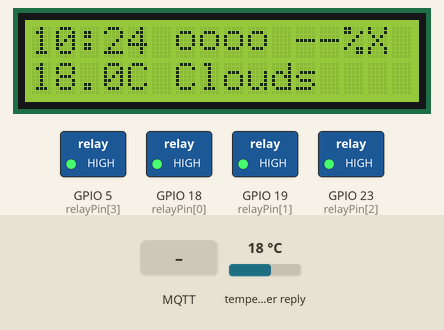
This sketch was run on a simulated ESP32. Parts: 16×2 character LCD, switched loads named in the sketch (green lamp = pin HIGH). Inputs (shaded band) come from the test bench; at power-on: temperature in the weather reply 18 °C. WiFi joins after 1.5 s; servers stay silent unless stated; the local clock reads 2024-03-15 10:24:30 at power-on unless the sketch sets it; random numbers use the default seed unless the sketch sets one; no MQTT or app messages arrive unless stated; web services answer with replies made up by the test bench.

Above: at 3.0 s.
3.1 s: MQTT message "1" arrives on the second subscribed topic
At 3.7 s:
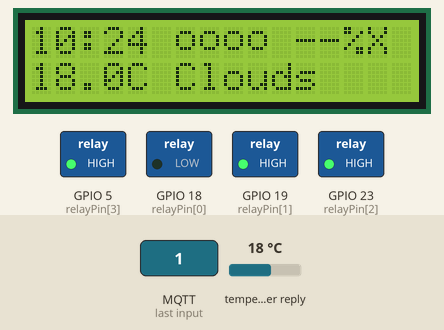
At 4.9 s:
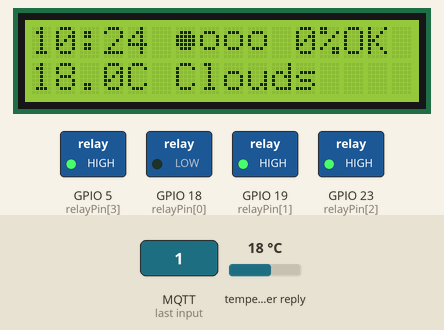
Timing chart, 0 to 6.4 s (numbered marks = the images above; inputs shaded):
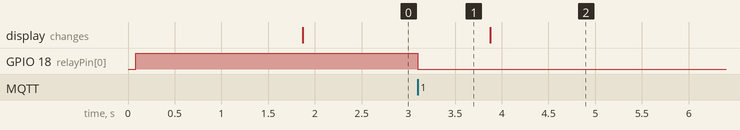

The sketch:

relay-smarthome.ino
```cpp
#include <WiFi.h>
#include <WiFiClientSecure.h>
#include <PubSubClient.h>
#include <Wire.h>
#include <LiquidCrystal_I2C.h>
#include <HTTPClient.h>
#include <ArduinoJson.h>
#include <time.h>

/* ================= WIFI ================= */
const char* ssid = "Your_ssid";
const char* pass = "Your_password";

/* ================= MQTT EMQX ================= */
const char* mqttServer   = "emqxsl.com";
const int   mqttPort     = 8883;//ssl kalo g pake ssl pake 1883
const char* mqttUser     = "username";
const char* mqttPassword = "password";

/* ================= WEATHER ================= */
const char* weatherApi =
"http://api.openweathermap.org/data/2.5/weather?q=City,country&appid=Your_API&units=metric";


/* ================= LCD ================= */
LiquidCrystal_I2C lcd(0x27, 16, 2);

/* ================= CUSTOM ICON ================= */

// Relay ON
byte relayOnChar[8] = {
  0b00000,0b01110,0b11111,0b11111,
  0b11111,0b01110,0b00000,0b00000
};

// Relay OFF
byte relayOffChar[8] = {
  0b00000,0b01110,0b10001,0b10001,
  0b10001,0b01110,0b00000,0b00000
};

// Charging
byte chargeChar[8] = {
  0b00100,0b01100,0b11110,0b01100,
  0b00110,0b00100,0b00000,0b00000
};

/* ================= RELAY PIN (ESP32) ================= */
const uint8_t relayPin[4] = {18, 19, 23, 5};

#define RELAY_ON  LOW
#define RELAY_OFF HIGH

#define BATTERY_ON_LEVEL   50
#define BATTERY_OFF_LEVEL  80

WiFiClientSecure espClient;
PubSubClient mqtt(espClient);

/* ================= STATE ================= */
bool relayState[4] = {0,0,0,0};

float currentTemp = -100.0;
String currentWeather = "Loading";

int serverBattery = -1;
String serverPower = "";

unsigned long lastBatteryUpdate = 0;
bool serverConnected = false;

unsigned long weatherTimer = 0;
unsigned long lcdTimer = 0;

/* ================= RELAY ================= */
void updateRelayGPIO() {
  for (int i = 0; i < 4; i++) {
    digitalWrite(relayPin[i], relayState[i] ? RELAY_ON : RELAY_OFF);
  }
}

/* ================= MQTT CALLBACK ================= */
void mqttCallback(char* topic, byte* payload, unsigned int len) {

  String msg;
  for (unsigned int i = 0; i < len; i++)
    msg += (char)payload[i];

  if (String(topic).startsWith("home/relay/")) {
    int ch = topic[strlen(topic)-1] - '1';
    if (ch == 0) return;
    if (ch >= 1 && ch < 4) {
      relayState[ch] = msg == "1";
      updateRelayGPIO();
    }
    return;
  }

  if (String(topic) == "server/battery") {
    DynamicJsonDocument doc(256);
    if (!deserializeJson(doc, msg)) {
      serverBattery = doc["capacity"];
      serverPower   = doc["status"].as<String>();
      lastBatteryUpdate = millis();
      serverConnected = true;
    }
  }
}

/* ================= SERVER TIMEOUT ================= */
void checkServerConnection() {
  if (millis() - lastBatteryUpdate > 120000) {
    serverConnected = false;
  }
}

/* ================= BATTERY CONTROL ================= */
void controlRelayByBattery() {
  if (serverBattery < 0) return;

  if (serverBattery <= BATTERY_ON_LEVEL && !relayState[0]) {
    relayState[0] = true;
    updateRelayGPIO();
  }

  if (serverBattery >= BATTERY_OFF_LEVEL && relayState[0]) {
    relayState[0] = false;
    updateRelayGPIO();
  }
}

/* ================= WEATHER ================= */
void updateWeather() {

  if (millis() - weatherTimer < 600000) return;
  weatherTimer = millis();

  HTTPClient http;
  http.begin(weatherApi);

  if (http.GET() == 200) {
    DynamicJsonDocument doc(2048);
    if (!deserializeJson(doc, http.getString())) {
      currentTemp = doc["main"]["temp"].as<float>();
      currentWeather = doc["weather"][0]["main"].as<String>();
    }
  }
  http.end();
}

/* ================= LCD ================= */
void drawLCD() {

  time_t now = time(nullptr);
  if (now < 100000) return;

  struct tm* t = localtime(&now);

  lcd.clear();
  lcd.setCursor(0,0);

  // Time
  if (t->tm_hour < 10) lcd.print("0");
  lcd.print(t->tm_hour);
  lcd.print(":");
  if (t->tm_min < 10) lcd.print("0");
  lcd.print(t->tm_min);

  lcd.print(" ");

  // Relay
  for (int i = 0; i < 4; i++)
    lcd.write(relayState[i] ? byte(0) : byte(1));

  lcd.print(" ");

  // Battery
  if (serverBattery >= 0) {
    lcd.print(serverBattery);
    lcd.print("%");
  } else lcd.print("--%");

  // Server status
  if (serverConnected) lcd.print("OK");
  else lcd.print("X");

  // Line 2
  lcd.setCursor(0,1);

  if (currentTemp > -50) {
    lcd.print(currentTemp,1);
    lcd.print("C ");
  } else lcd.print("--C ");

  lcd.print(currentWeather);
}

/* ================= SETUP ================= */
void setup() {

  Serial.begin(115200);

  Wire.begin(21, 22); // SDA, SCL ESP32

  lcd.init();
  lcd.backlight();

  lcd.createChar(0, relayOnChar);
  lcd.createChar(1, relayOffChar);
  lcd.createChar(2, chargeChar);

  for (int i = 0; i < 4; i++) {
    pinMode(relayPin[i], OUTPUT);
    digitalWrite(relayPin[i], RELAY_OFF);
  }

  WiFi.begin(ssid, pass);
  while (WiFi.status() != WL_CONNECTED) delay(500);

  configTime(7 * 3600, 0, "pool.ntp.org", "time.nist.gov");
  while (time(nullptr) < 100000) delay(500);

  espClient.setInsecure();

  mqtt.setServer(mqttServer, mqttPort);
  mqtt.setCallback(mqttCallback);

  while (!mqtt.connected()) {
    String clientId = "esp32-";
    clientId += String(random(0xffff), HEX);

    if (mqtt.connect(clientId.c_str(), mqttUser, mqttPassword)) {
      mqtt.subscribe("home/relay/#");
      mqtt.subscribe("server/battery");
    } else delay(5000);
  }

  weatherTimer = millis() - 700000;
  updateWeather();
}

/* ================= LOOP ================= */
void loop() {

  if (!mqtt.connected()) {
    serverConnected = false;
    mqtt.connect("esp32-reconnect", mqttUser, mqttPassword);
    mqtt.subscribe("home/relay/#");
    mqtt.subscribe("server/battery");
  }

  mqtt.loop();

  controlRelayByBattery();
  checkServerConnection();
  updateWeather();

  if (millis() - lcdTimer > 1000) {
    lcdTimer = millis();
    drawLCD();
  }
}
```

Measured:
- after the input at 3.1 s, GPIO 18 (relayPin[0]): HIGH → LOW at once
